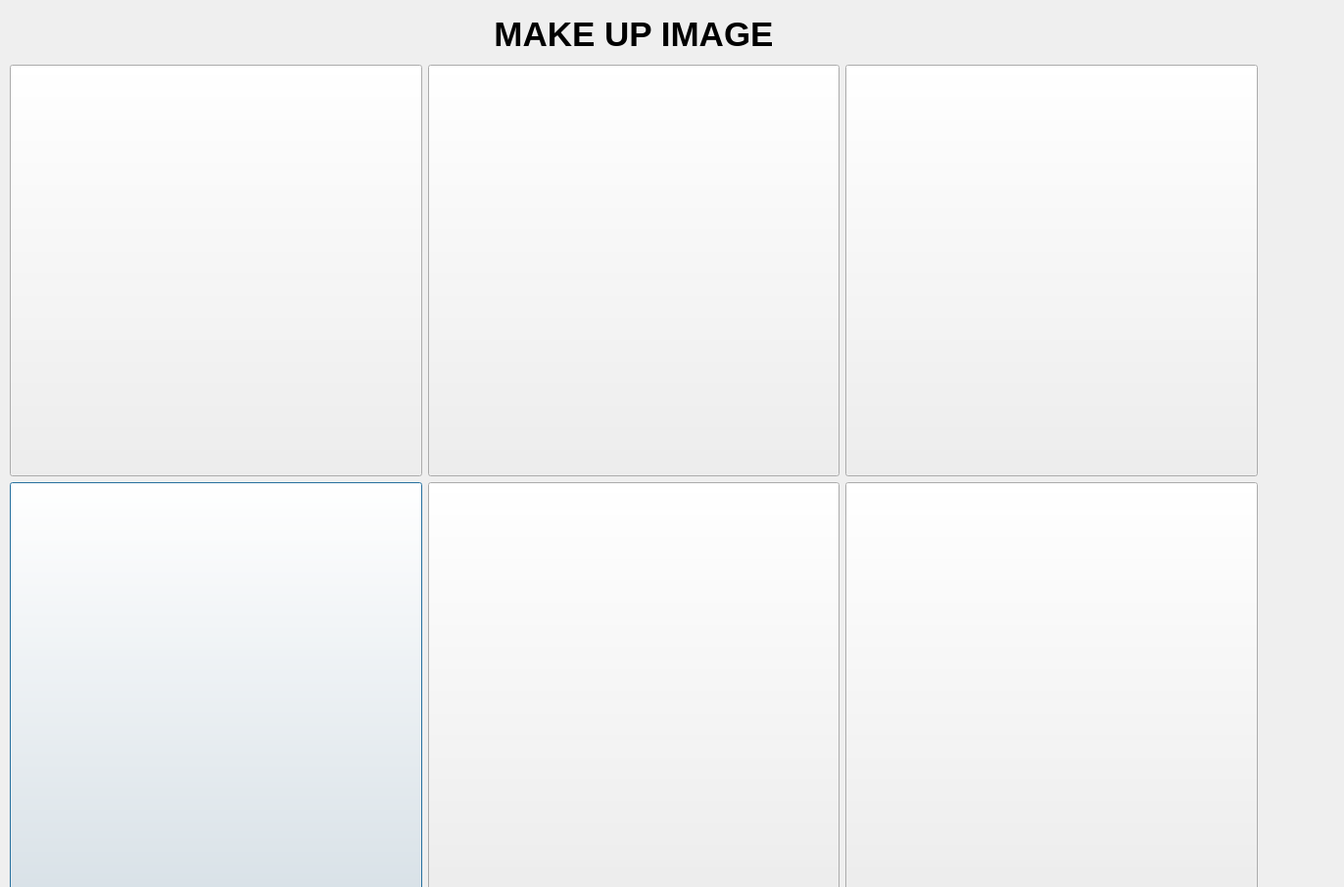
<?xml version="1.0" encoding="UTF-8"?>
<ui version="4.0">
 <class>Dialog</class>
 <widget class="QDialog" name="Dialog">
  <property name="geometry">
   <rect>
    <x>0</x>
    <y>0</y>
    <width>1372</width>
    <height>905</height>
   </rect>
  </property>
  <property name="windowTitle">
   <string>Dialog</string>
  </property>
  <widget class="QWidget" name="layoutWidget">
   <property name="geometry">
    <rect>
     <x>10</x>
     <y>10</y>
     <width>1274</width>
     <height>904</height>
    </rect>
   </property>
   <layout class="QGridLayout" name="gridLayout">
    <item row="2" column="0">
     <widget class="QPushButton" name="pushButton_6">
      <property name="minimumSize">
       <size>
        <width>420</width>
        <height>420</height>
       </size>
      </property>
      <property name="text">
       <string/>
      </property>
     </widget>
    </item>
    <item row="1" column="1">
     <widget class="QPushButton" name="pushButton_2">
      <property name="minimumSize">
       <size>
        <width>420</width>
        <height>420</height>
       </size>
      </property>
      <property name="text">
       <string/>
      </property>
     </widget>
    </item>
    <item row="1" column="0">
     <widget class="QPushButton" name="pushButton">
      <property name="minimumSize">
       <size>
        <width>420</width>
        <height>420</height>
       </size>
      </property>
      <property name="text">
       <string/>
      </property>
     </widget>
    </item>
    <item row="2" column="3">
     <widget class="QPushButton" name="pushButton_4">
      <property name="minimumSize">
       <size>
        <width>420</width>
        <height>420</height>
       </size>
      </property>
      <property name="text">
       <string/>
      </property>
     </widget>
    </item>
    <item row="2" column="1">
     <widget class="QPushButton" name="pushButton_5">
      <property name="minimumSize">
       <size>
        <width>420</width>
        <height>420</height>
       </size>
      </property>
      <property name="text">
       <string/>
      </property>
     </widget>
    </item>
    <item row="1" column="3">
     <widget class="QPushButton" name="pushButton_3">
      <property name="minimumSize">
       <size>
        <width>420</width>
        <height>420</height>
       </size>
      </property>
      <property name="text">
       <string/>
      </property>
     </widget>
    </item>
    <item row="0" column="1">
     <widget class="QLabel" name="label">
      <property name="minimumSize">
       <size>
        <width>0</width>
        <height>50</height>
       </size>
      </property>
      <property name="maximumSize">
       <size>
        <width>16777215</width>
        <height>50</height>
       </size>
      </property>
      <property name="text">
       <string>&lt;html&gt;&lt;head/&gt;&lt;body&gt;&lt;p align=&quot;center&quot;&gt;&lt;span style=&quot; font-size:26pt; font-weight:600;&quot;&gt;MAKE UP IMAGE&lt;/span&gt;&lt;/p&gt;&lt;/body&gt;&lt;/html&gt;</string>
      </property>
     </widget>
    </item>
   </layout>
  </widget>
 </widget>
 <resources/>
 <connections/>
</ui>
